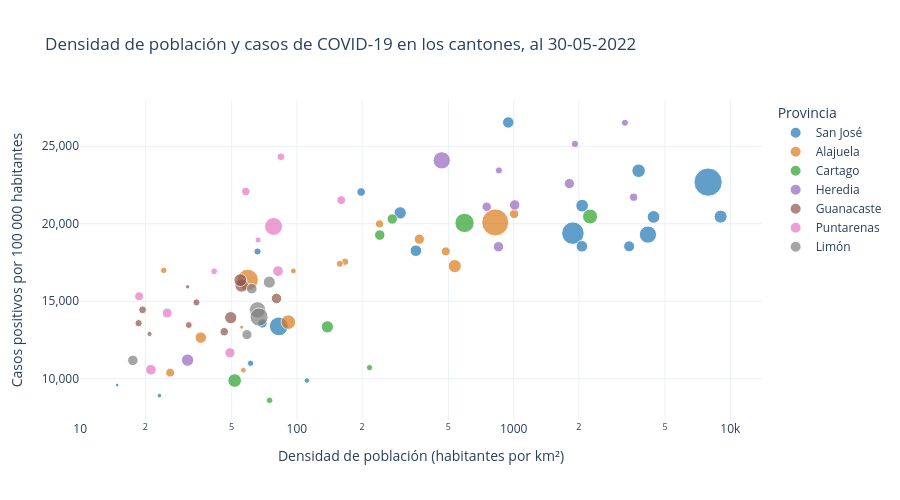

Notebook cell for this chart:
### Markdown cell above
### Dispersión

`px.scatter()` produce gráficos de dispersión, y es donde plotly express más aporta: además de `x` e `y`, otras variables pueden codificarse en el **color** de los puntos (`color`), en su **tamaño** (`size`) y en la etiqueta emergente (`hover_name`, `hover_data`). El gráfico de densidad y casos de COVID-19 de la parte III, ahora con la provincia en el color, la población en el tamaño y el nombre del cantón al pasar el cursor:

### Code cell
# Densidad de población y tasa de casos de COVID-19 por cantón
fig = px.scatter(
    cantones_covid,
    x="densidad",
    y="tasa_100k",
    color="provincia",
    size="poblacion",
    hover_name="canton",
    hover_data={"positivos": ":,", "poblacion": ":,", "densidad": ":,.1f", "tasa_100k": ":,.0f"},
    log_x=True,
    title="Densidad de población y casos de COVID-19 en los cantones, al 30-05-2022",
    labels={
        "densidad": "Densidad de población (habitantes por km²)",
        "tasa_100k": "Casos positivos por 100 000 habitantes",
        "provincia": "Provincia",
        "poblacion": "Población",
        "positivos": "Casos positivos"
    }
)

fig.update_layout(yaxis_tickformat=",", height=500)

mostrar(fig)

### Figure 1 — Plotly figure (JSON) as saved in the notebook; plotly's stock layout.template omitted (floating-point values rounded to 4 significant figures)
{"data": [{"customdata": [[79939, 352381], [15134, 71500], [43283, 223226], [5226, 38525], [1958, 17810], [10880, 59588], [7132, 32348], [25497, 132104], [15398, 58020], [18973, 81012], [13885, 67078], [4104, 22542], [15261, 74592], [11042, 59546], [9987, 53862], [592, 6173], [834, 9364], [14518, 71026], [20987, 156917], [1339, 13553]], "hovertemplate": "<b>%{hovertext}</b><br><br>Provincia=San José<br>Densidad de población (habitantes por km²)=%{x:,.1f}<br>Casos positivos por 100 000 habitantes=%{y:,.0f}<br>Población=%{customdata[1]:,}<br>Casos positivos=%{customdata[0]:,}<extra></extra>", "hovertext": ["San José", "Escazú", "Desamparados", "Puriscal", "Tarrazú", "Aserrí", "Mora", "Goicoechea", "Santa Ana", "Alajuelita", "Vásquez de Coronado", "Acosta", "Tibás", "Moravia", "Montes de Oca", "Turrubares", "Dota", "Curridabat", "Pérez Zeledón", "León Cortés"], "legendgroup": "San José", "marker": {"color": "#1F77B4", "size": [352381, 71500, 223226, 38525, 17810, 59588, 32348, 132104, 58020, 81012, 67078, 22542, 74592, 59546, 53862, 6173, 9364, 71026, 156917, 13553], "sizemode": "area", "sizeref": 881.0, "symbol": "circle"}, "mode": "markers", "name": "San José", "orientation": "v", "showlegend": true, "type": "scatter", "x": [7897.0, 2071.0, 1878.0, 69.4, 61.1, 354.1, 197.9, 4167.0, 944.6, 3773.0, 299.5, 65.8, 9020.0, 2066.0, 3413.0, 14.8, 23.2, 4422.0, 82.5, 111.2], "xaxis": "x", "y": [22680.0, 21170.0, 19390.0, 13560.0, 10990.0, 18260.0, 22050.0, 19300.0, 26540.0, 23420.0, 20700.0, 18210.0, 20460.0, 18540.0, 18540.0, 9590.0, 8906.0, 20440.0, 13380.0, 9880.0], "yaxis": "y"}, {"customdata": [[64702, 322143], [12730, 93264], [13161, 76226], [926, 6952], [6078, 30407], [8865, 46647], [8078, 39148], [6595, 36207], [4249, 24217], [32552, 198742], [2569, 15153], [3755, 21562], [7257, 57361], [3604, 34701], [3112, 18316], [1521, 14418]], "hovertemplate": "<b>%{hovertext}</b><br><br>Provincia=Alajuela<br>Densidad de población (habitantes por km²)=%{x:,.1f}<br>Casos positivos por 100 000 habitantes=%{y:,.0f}<br>Población=%{customdata[1]:,}<br>Casos positivos=%{customdata[0]:,}<extra></extra>", "hovertext": ["Alajuela", "San Ramón", "Grecia", "San Mateo", "Atenas", "Naranjo", "Palmares", "Poás", "Orotina", "San Carlos", "Zarcero", "Sarchí", "Upala", "Los Chiles", "Guatuso", "Río Cuarto"], "legendgroup": "Alajuela", "marker": {"color": "#D97B1B", "size": [322143, 93264, 76226, 6952, 30407, 46647, 39148, 36207, 24217, 198742, 15153, 21562, 57361, 34701, 18316, 14418], "sizemode": "area", "sizeref": 881.0, "symbol": "circle"}, "mode": "markers", "name": "Alajuela", "orientation": "v", "showlegend": true, "type": "scatter", "x": [822.6, 91.3, 535.0, 55.6, 240.7, 367.2, 1005.0, 486.1, 166.9, 59.3, 96.3, 157.7, 36.0, 26.0, 24.3, 56.6], "xaxis": "x", "y": [20080.0, 13650.0, 17270.0, 13320.0, 19990.0, 19000.0, 20640.0, 18220.0, 17550.0, 16380.0, 16950.0, 17420.0, 12650.0, 10390.0, 16990.0, 10550.0], "yaxis": "y"}, {"customdata": [[33168, 165417], [8799, 65941], [20370, 99539], [1609, 18710], [8107, 82065], [1835, 17134], [9425, 48911], [9620, 47375]], "hovertemplate": "<b>%{hovertext}</b><br><br>Provincia=Cartago<br>Densidad de población (habitantes por km²)=%{x:,.1f}<br>Casos positivos por 100 000 habitantes=%{y:,.0f}<br>Población=%{customdata[1]:,}<br>Casos positivos=%{customdata[0]:,}<extra></extra>", "hovertext": ["Cartago", "Paraíso", "La Unión", "Jiménez", "Turrialba", "Alvarado", "Oreamuno", "El Guarco"], "legendgroup": "Cartago", "marker": {"color": "#2CA02C", "size": [165417, 65941, 99539, 18710, 82065, 17134, 48911, 47375], "sizemode": "area", "sizeref": 881.0, "symbol": "circle"}, "mode": "markers", "name": "Cartago", "orientation": "v", "showlegend": true, "type": "scatter", "x": [593.6, 138.2, 2253.0, 74.8, 51.6, 216.4, 241.1, 275.4], "xaxis": "x", "y": [20050.0, 13340.0, 20460.0, 8600.0, 9879.0, 10710.0, 19270.0, 20310.0], "yaxis": "y"}, {"customdata": [[31775, 131901], [8831, 47699], [10378, 45932], [8255, 39133], [10362, 48848], [5346, 22806], [5976, 23759], [5841, 22026], [6483, 29860], [7519, 67153]], "hovertemplate": "<b>%{hovertext}</b><br><br>Provincia=Heredia<br>Densidad de población (habitantes por km²)=%{x:,.1f}<br>Casos positivos por 100 000 habitantes=%{y:,.0f}<br>Población=%{customdata[1]:,}<br>Casos positivos=%{customdata[0]:,}<extra></extra>", "hovertext": ["Heredia", "Barva", "Santo Domingo", "Santa Bárbara", "San Rafael", "San Isidro", "Belén", "Flores", "San Pablo", "Sarapiquí"], "legendgroup": "Heredia", "marker": {"color": "#9467BD", "size": [131901, 47699, 45932, 39133, 48848, 22806, 23759, 22026, 29860, 67153], "sizemode": "area", "sizeref": 881.0, "symbol": "circle"}, "mode": "markers", "name": "Heredia", "orientation": "v", "showlegend": true, "type": "scatter", "x": [465.9, 851.5, 1808.0, 751.1, 1011.0, 855.1, 1919.0, 3263.0, 3580.0, 31.3], "xaxis": "x", "y": [24090.0, 18510.0, 22590.0, 21100.0, 21210.0, 23440.0, 25150.0, 26520.0, 21710.0, 11200.0], "yaxis": "y"}, {"customdata": [[12834, 80130], [9235, 66268], [11839, 72366], [3220, 23709], [7320, 48227], [4135, 31738], [3314, 22211], [2858, 21232], [1530, 11874], [3875, 26829], [1310, 8224]], "hovertemplate": "<b>%{hovertext}</b><br><br>Provincia=Guanacaste<br>Densidad de población (habitantes por km²)=%{x:,.1f}<br>Casos positivos por 100 000 habitantes=%{y:,.0f}<br>Población=%{customdata[1]:,}<br>Casos positivos=%{customdata[0]:,}<extra></extra>", "hovertext": ["Liberia", "Nicoya", "Santa Cruz", "Bagaces", "Carrillo", "Cañas", "Abangares", "Tilarán", "Nandayure", "La Cruz", "Hojancha"], "legendgroup": "Guanacaste", "marker": {"color": "#8C564B", "size": [80130, 66268, 72366, 23709, 48227, 31738, 22211, 21232, 11874, 26829, 8224], "sizemode": "area", "sizeref": 881.0, "symbol": "circle"}, "mode": "markers", "name": "Guanacaste", "orientation": "v", "showlegend": true, "type": "scatter", "x": [55.6, 49.5, 54.8, 18.6, 80.5, 46.2, 34.4, 31.7, 20.9, 19.4, 31.3], "xaxis": "x", "y": [16020.0, 13940.0, 16360.0, 13580.0, 15180.0, 13030.0, 14920.0, 13460.0, 12880.0, 14440.0, 15930.0], "yaxis": "y"}, {"customdata": [[28090, 141697], [7493, 34808], [5348, 50562], [3107, 16395], [5527, 36088], [7158, 32416], [6276, 44086], [5410, 46351], [3397, 20068], [8645, 51023], [6487, 26672]], "hovertemplate": "<b>%{hovertext}</b><br><br>Provincia=Puntarenas<br>Densidad de población (habitantes por km²)=%{x:,.1f}<br>Casos positivos por 100 000 habitantes=%{y:,.0f}<br>Población=%{customdata[1]:,}<br>Casos positivos=%{customdata[0]:,}<extra></extra>", "hovertext": ["Puntarenas", "Esparza", "Buenos Aires", "Montes de Oro", "Osa", "Quepos", "Golfito", "Coto Brus", "Parrita", "Corredores", "Garabito"], "legendgroup": "Puntarenas", "marker": {"color": "#E377C2", "size": [141697, 34808, 50562, 16395, 36088, 32416, 44086, 46351, 20068, 51023, 26672], "sizemode": "area", "sizeref": 881.0, "symbol": "circle"}, "mode": "markers", "name": "Puntarenas", "orientation": "v", "showlegend": true, "type": "scatter", "x": [78.0, 160.2, 21.2, 66.2, 18.7, 58.1, 25.2, 49.1, 41.5, 81.8, 84.4], "xaxis": "x", "y": [19820.0, 21530.0, 10580.0, 18950.0, 15320.0, 22080.0, 14240.0, 11670.0, 16930.0, 16940.0, 24320.0], "yaxis": "y"}, {"customdata": [[16822, 116457], [20449, 146320], [10349, 63765], [5468, 48906], [5822, 45329], [7842, 49606]], "hovertemplate": "<b>%{hovertext}</b><br><br>Provincia=Limón<br>Densidad de población (habitantes por km²)=%{x:,.1f}<br>Casos positivos por 100 000 habitantes=%{y:,.0f}<br>Población=%{customdata[1]:,}<br>Casos positivos=%{customdata[0]:,}<extra></extra>", "hovertext": ["Limón", "Pococí", "Siquirres", "Talamanca", "Matina", "Guácimo"], "legendgroup": "Limón", "marker": {"color": "#7F7F7F", "size": [116457, 146320, 63765, 48906, 45329, 49606], "sizemode": "area", "sizeref": 881.0, "symbol": "circle"}, "mode": "markers", "name": "Limón", "orientation": "v", "showlegend": true, "type": "scatter", "x": [65.8, 66.9, 74.6, 17.5, 58.8, 61.9], "xaxis": "x", "y": [14440.0, 13980.0, 16230.0, 11180.0, 12840.0, 15810.0], "yaxis": "y"}], "layout": {"height": 500, "legend": {"itemsizing": "constant", "title": {"text": "Provincia"}, "tracegroupgap": 0}, "title": {"text": "Densidad de población y casos de COVID-19 en los cantones, al 30-05-2022"}, "xaxis": {"anchor": "y", "domain": [0.0, 1.0], "title": {"text": "Densidad de población (habitantes por km²)"}, "type": "log"}, "yaxis": {"anchor": "x", "domain": [0.0, 1.0], "tickformat": ",", "title": {"text": "Casos positivos por 100 000 habitantes"}}}}
